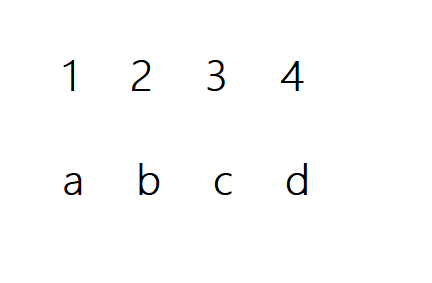
#> input picture Draw/img.png, 432 x 283 px
$ python Draw.py
#> lines starting #> are read from the running program, lines starting #| are printed output that depends on the picture; after the words box and inside, x2 and y2 are one past the last pixel; in counts of white or black regions, pixels touching at a corner belong together
import cv2
import numpy as np

image=cv2.imread('img.png')
#> image is the input picture: shape (283, 432, 3); mean B, G, R 252.4, 252.4, 252.4
cap = cv2.VideoCapture(0)

image_gray=cv2.cvtColor (image,cv2.COLOR_BGR2GRAY)
image_gray=cv2.GaussianBlur (image_gray, (5,5),0)
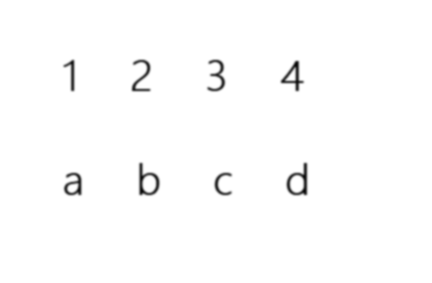
#> image_gray: shape (283, 432); min 7, max 255, mean 252.4
_, im_th=cv2.threshold(image_gray,125,255,cv2.THRESH_BINARY_INV)
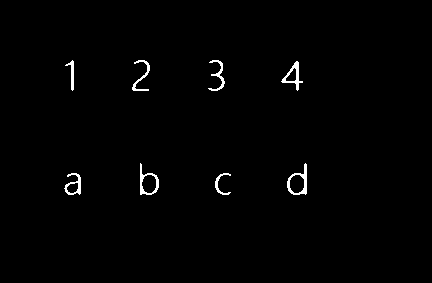
#> im_th: shape (283, 432); 1% white in thin lines or dots, all inside (x1, y1, x2, y2) = (64, 60, 307, 195)
ctrs, _=cv2.findContours(im_th.copy(), cv2.RETR_EXTERNAL, cv2.CHAIN_APPROX_SIMPLE)
#> ctrs = 8 contours; box (x1, y1, x2, y2) and area: (287, 163, 307, 195) 373, (140, 163, 159, 195) 344, (281, 61, 303, 91) 226, (64, 173, 81, 195) 192, (208, 60, 225, 91) 92, (132, 60, 150, 91) 90, (65, 60, 74, 91) 66, (215, 173, 231, 195) 59
rects=[cv2.boundingRect(ctr) for ctr in ctrs]
#> rects = [(215, 173, 16, 22), (64, 173, 17, 22), (287, 163, 20, 32), (140, 163, 19, 32), (281, 61, 22, 30), (208, 60, 17, 31), (132, 60, 18, 31), (65, 60, 9, 31)]

for rect in rects:
   cv2.rectangle(image, (rect[0],rect[1]), (rect[0]+rect[2],rect[1]+rect[3]),(0,0,255),3)
#> this loop made 8 passes
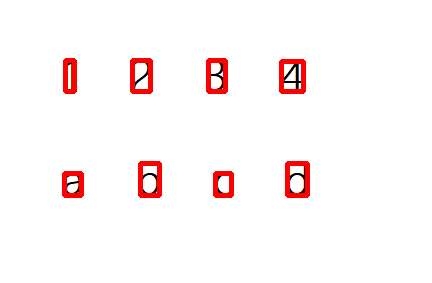
#> image: shape (283, 432, 3); 2.94% of pixels changed, all inside (x1, y1, x2, y2) = (62, 58, 310, 198)

while(True):
    _, frame = cap.read()
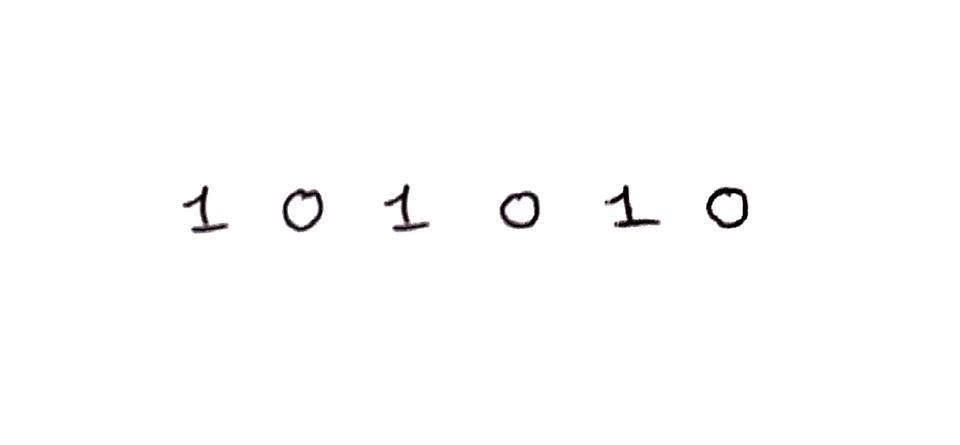
#> input picture Hand_digitv2/img.jpg, 960 x 445 px, given in place of the camera
#> frame is the input picture: shape (445, 960, 3); mean B, G, R 253.1, 253.1, 253.2
    blurred_frame=cv2.GaussianBlur (frame, (5,5),0)
    hsv=cv2.cvtColor (blurred_frame,cv2.COLOR_BGR2GRAY)
    _, cap_th=cv2.threshold(hsv,125,255,cv2.THRESH_BINARY_INV)
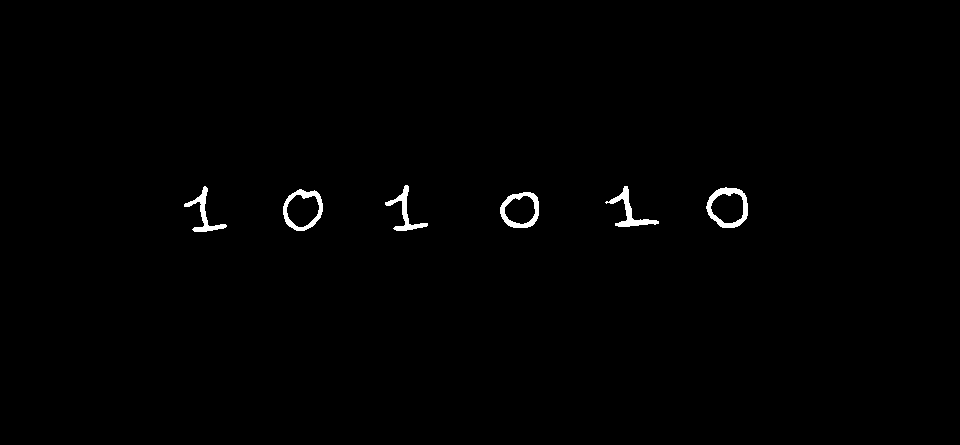
#> cap_th: shape (445, 960); 0.72% white; 6 white regions
    ctrs, _=cv2.findContours(cap_th.copy(), cv2.RETR_EXTERNAL, cv2.CHAIN_APPROX_SIMPLE)
#> ctrs = 6 contours; box (x1, y1, x2, y2) and area: (706, 187, 748, 228) 1291, (283, 189, 323, 231) 1242, (500, 192, 539, 228) 1097, (605, 186, 659, 227) 416, (385, 185, 428, 231) 359, (184, 186, 227, 232) 358
    rects=[cv2.boundingRect(ctr) for ctr in ctrs]
#> rects = [(500, 192, 39, 36), (283, 189, 40, 42), (706, 187, 42, 41), (605, 186, 54, 41), (184, 186, 43, 46), (385, 185, 43, 46)]

    for rect in rects:
        cv2.rectangle(frame, (rect[0],rect[1]), (rect[0]+rect[2],rect[1]+rect[3]),(0,0,255),3)
#> this loop made 6 passes
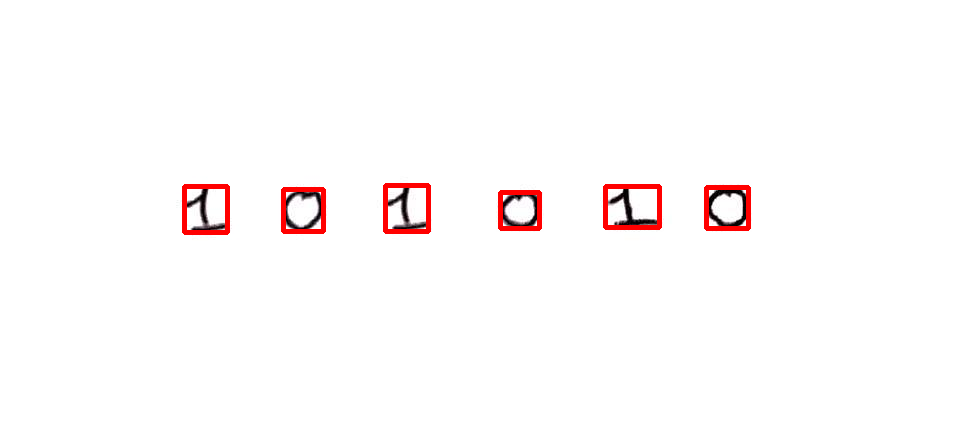
#> frame: shape (445, 960, 3); 1.18% of pixels changed, all inside (x1, y1, x2, y2) = (182, 183, 751, 235)

    cv2.imshow('cap',frame)
    cv2.imshow('cap_th', cap_th)
    cv2.imshow('hsv', hsv)

    cv2.imshow('image', image)
    cv2.imshow('image_gray', image_gray)
    cv2.imshow('image_threshold',im_th)
    if cv2.waitKey(1) & 0xFF == ord('q'):
#> (key q is pressed here)
        break

cv2.destroyAllWindows()
cap.release()
